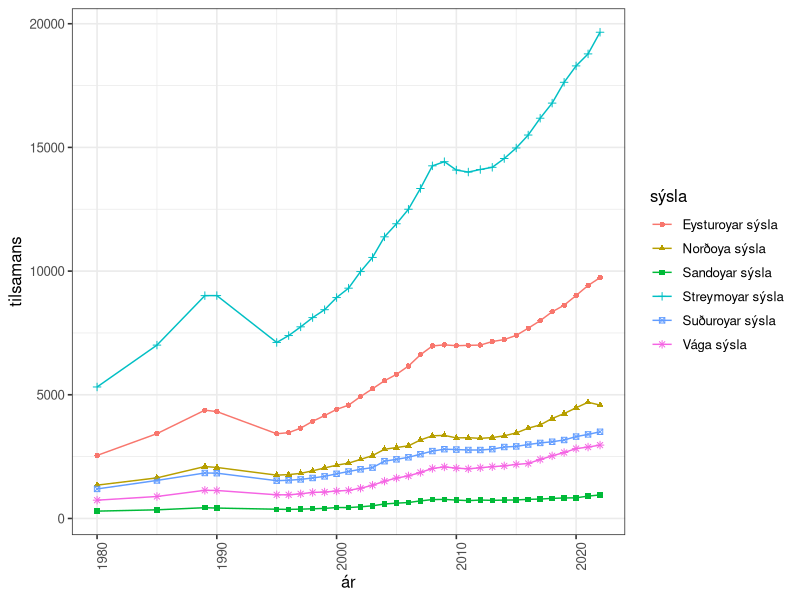
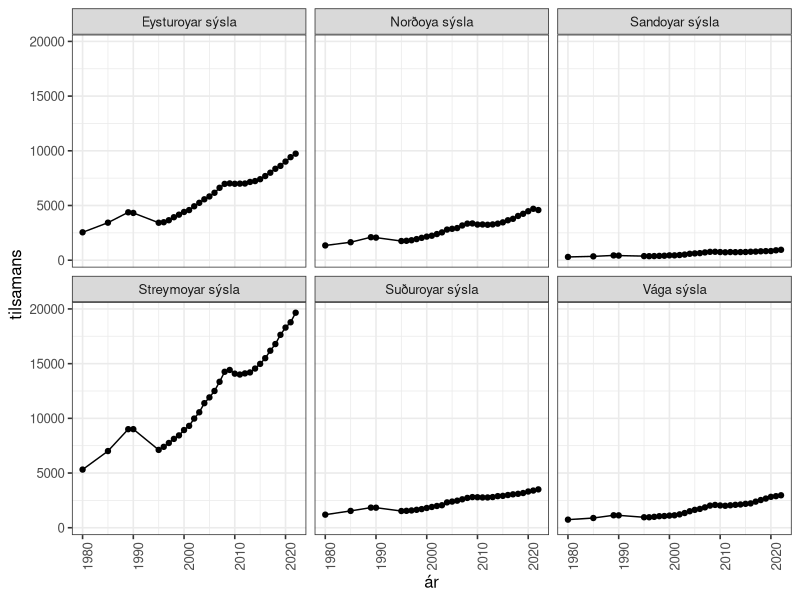
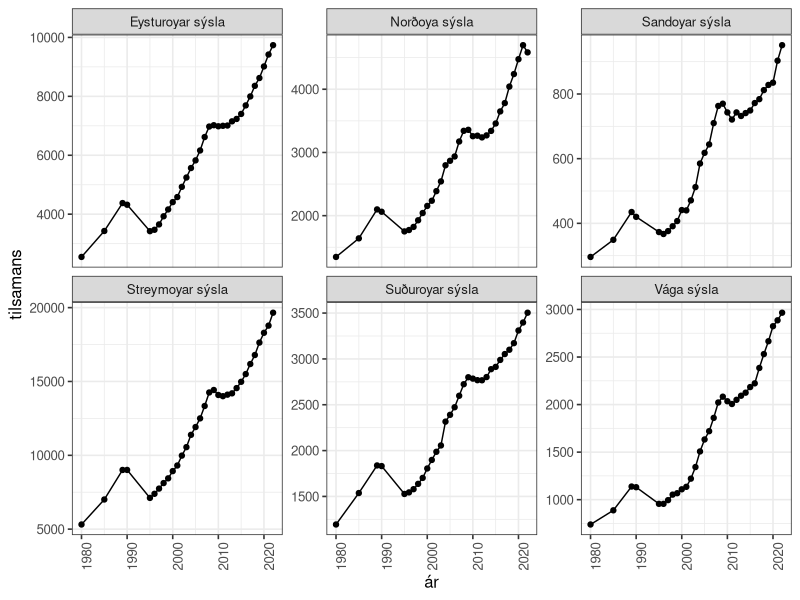
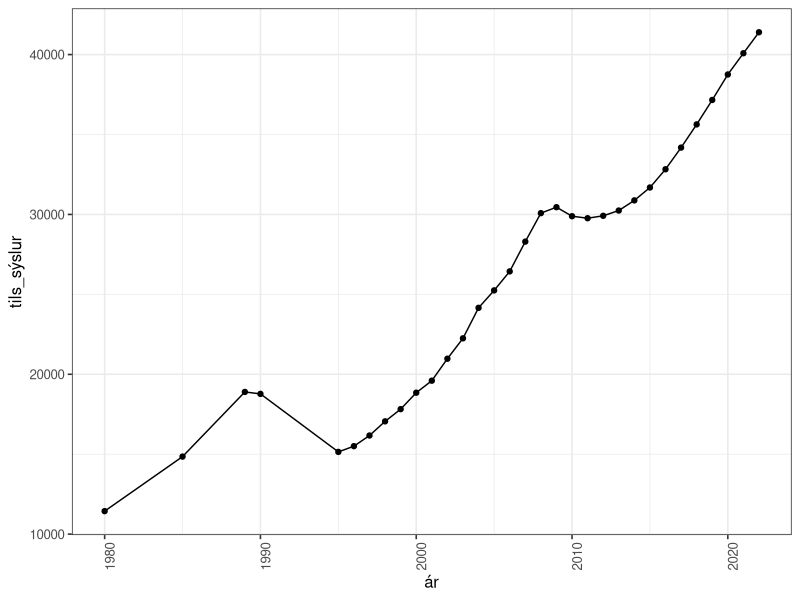
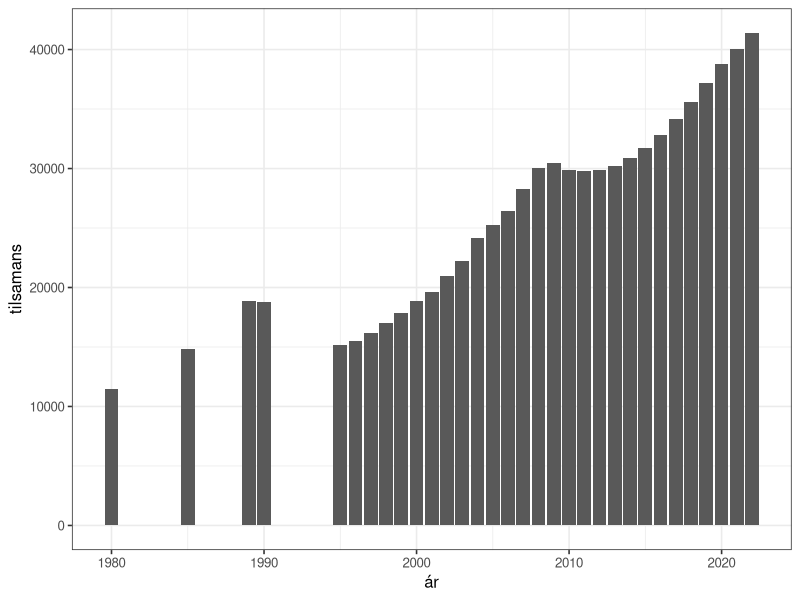
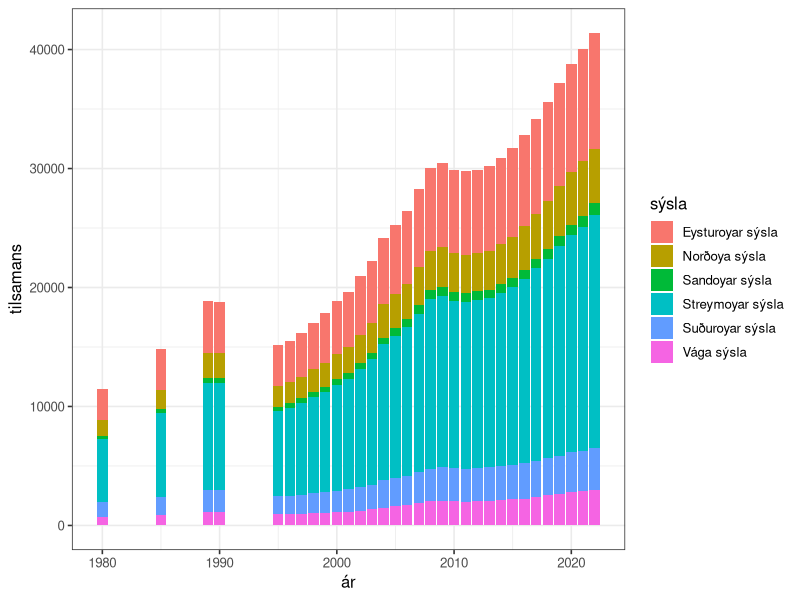
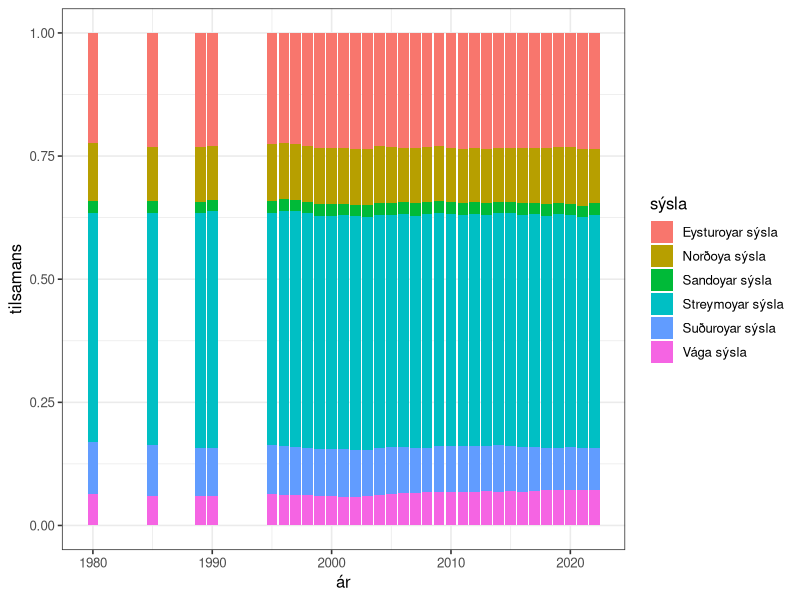
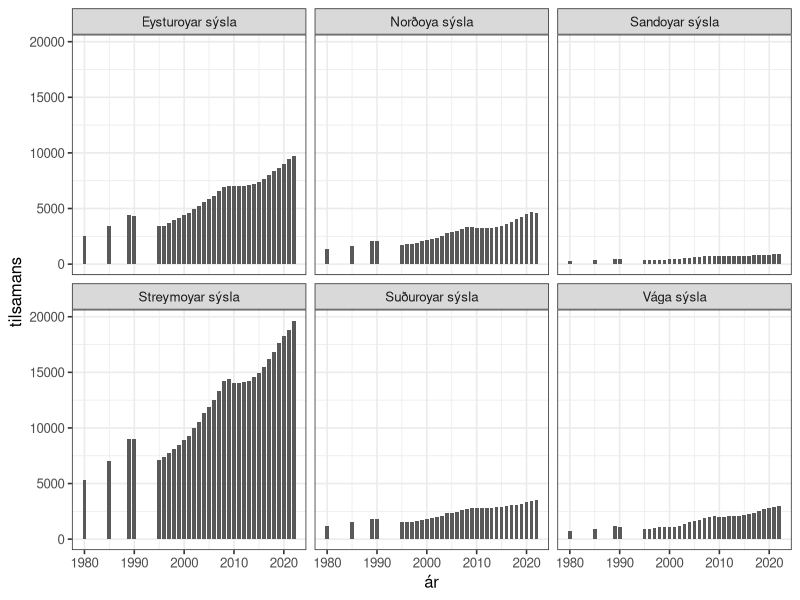

These figures' R source, in order:
## ---- chunk 1
#install.packages("tidyverse")
## ---- chunk 2
knitr::opts_chunk$set(echo = TRUE)

options(dplyr.summarise.inform = FALSE)
library(tidyverse)


# set theme used for plotting
theme_set(theme_bw(base_size = 12))

## ---- chunk 3

akfar <- read_csv("data/akfar.csv")
## ---- chunk 4
akfar
## ---- chunk 5
akfar %>%
  arrange(desc(tilsamans)) %>%
  arrange(desc(ár))
## ---- chunk 6
ggplot(akfar) +
  geom_point(aes(x = ár, y = tilsamans, colour = sýsla, shape = sýsla)) +
  geom_line(aes(x = ár, y = tilsamans, colour = sýsla)) +
  theme(axis.text.x = element_text(angle=90))
## ---- chunk 7
ggplot(akfar) +
  geom_point(aes(x = ár, y = tilsamans)) +
  geom_line(aes(x = ár, y = tilsamans)) +
  theme(axis.text.x = element_text(angle = 90)) +
  facet_wrap(~ sýsla)
## ---- chunk 8
ggplot(akfar) +
  geom_point(aes(x = ár, y = tilsamans)) +
  geom_line(aes(x = ár, y = tilsamans)) +
  theme(axis.text.x = element_text(angle = 90)) +
  facet_wrap(~ sýsla,
             scales = "free_y")
## ---- chunk 9
akfar_tils <- akfar %>%
  group_by(ár, sýsla) %>%
  summarise(n_sýslur = sum(tilsamans), sýsla_teljing = n_distinct(sýsla)) %>%
  summarise(tils_sýslur = sum(n_sýslur), sýslur = length(sýsla_teljing)) #%>%
akfar_tils
## ---- chunk 10
ggplot(akfar_tils) +
  geom_point(aes(x = ár, y = tils_sýslur)) +
  geom_line(aes(x = ár, y = tils_sýslur)) +
  theme(axis.text.x = element_text(angle=90))
## ---- chunk 11
ggplot(data=akfar, aes(x = ár, y = tilsamans)) +
  geom_bar(stat='identity')
## ---- chunk 12
ggplot(data=akfar, aes(x = ár, y = tilsamans, fill = sýsla)) +
  geom_bar(stat='identity')
## ---- chunk 13
ggplot(akfar, aes(x = ár, y = tilsamans, fill = sýsla)) +
  geom_bar(stat = 'identity', position = 'fill')

## ---- chunk 14
ggplot(akfar, aes(x = ár, y = tilsamans)) +
  geom_bar(stat = 'identity', width = 0.75) +
  facet_wrap(~sýsla)
## ---- chunk 15
ggplot(akfar, aes(x = ár, y = tilsamans)) +
  geom_bar(stat = 'identity', width = 0.75) +
  facet_wrap(~sýsla,
             scales = "free_y")
## ---- chunk 16
# ár, slag, MWh
elorka <- read_csv("data/elorka.csv")
## ---- chunk 17
ggplot(elorka, aes(ár, MWh, color = slag, shape = slag)) +
  geom_point() +
  geom_line()
## ---- chunk 18
elorka_total <-
  elorka %>%
  group_by(ár) %>%
  summarise(Orka = sum(ifelse(is.na(MWh), 0, MWh)))
elorka_total
## ---- chunk 19
ggplot(elorka, aes(slag, MWh)) +
  geom_boxplot()
## ---- chunk 20
elorka_perioda <- elorka %>% 
  add_column("period" = cut_interval(x=elorka$ár, n=3, dig.lab=4, closed=right))
elorka_perioda
## ---- chunk 21
ggplot(elorka_perioda, aes(slag, MWh)) +
  geom_boxplot() +
  facet_wrap(~period)
## ---- chunk 22
mm_colors <- c("Blue", "Orange", "Green", "Yellow", "Red", "Brown")
mm_probs <- c(0.21, 0.20, 0.20, 0.14, 0.13, 0.12)
## ---- chunk 23
event <- replicate(10000, {
  bag <- sample(
    x = mm_colors,
    prob = mm_probs,
    size = 1
  )
  sum(bag != "Green") == 1
})
mean(event)
## ---- chunk 24
event <- replicate(10000, {
  bag <- sample(
    x = mm_colors,
    prob = mm_probs,
    size = 1
  )
  sum(bag == "Red") == 1 | sum(bag == "Orange") == 1 | sum(bag == "Yellow") == 1
})
mean(event)
## ---- chunk 25
event <- replicate(10000, {
  bag <- sample(
    x = mm_colors,
    prob = mm_probs,
    size = 4,
    replace = TRUE
  )
  sum(bag == "Blue") >= 1
})
mean(event)
## ---- chunk 26
event <- replicate(10000, {
  bag <- sample(
    x = mm_colors,
    prob = mm_probs,
    size = 6,
    replace = TRUE
  )
  sum(bag == "Blue")     == 1 &
    sum(bag == "Yellow") == 1 &
    sum(bag == "Red")    == 1 &
    sum(bag == "Orange") == 1 &
    sum(bag == "Green")  == 1 &
    sum(bag == "Brown")  == 1
})
mean(event)
## ---- chunk 27
event <- replicate(10000, {
  bag <- sample(
    x = mm_colors,
    prob = mm_probs,
    size = 30,
    replace = TRUE
  )
  sum(bag == "Blue") >= 9 & sum(bag == "Orange") >= 6
})
mean(event)
## ---- chunk 28
bloodtypes <- c("O", "A", "B", "AB")
bloodprobs <- c(0.45, 0.40, 0.11, 0.04)
## ---- chunk 29
event <- replicate(10000, {
  group <- sample(
    x = bloodtypes,
    prob = bloodprobs,
    size = 2,
    replace = TRUE
  )
  anyDuplicated(group) > 0
})
mean(event)
## ---- chunk 30
sum_dice <- replicate(10000, {
  dieRoll <- sample(1:6, 2, replace = TRUE)
  sum(dieRoll)
})
table(sum_dice)
## ---- chunk 31
two_dice <- as_tibble(sum_dice)
two_dice
## ---- chunk 32
dice_factor <- as.factor(table(sum_dice))
dice_factor
## ---- chunk 33
ggplot(two_dice, aes(x = value)) +
  geom_bar()
## ---- chunk 34
ggplot(two_dice, aes(x = value, y = after_stat(prop))) +
  geom_bar(width = 0.75)
## ---- chunk 35
p_sum <- prop.table(table(two_dice))
c_sum <- as_tibble(cumsum(p_sum))
c_sum
arrange(c_sum, desc(value))
